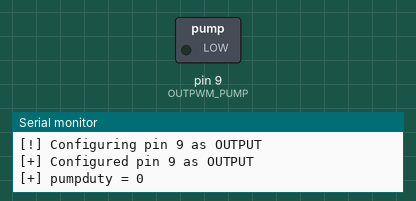
Simulated run of this sketch. Board: Arduino Nano, built with avr-gcc and run on an emulated ATmega328P. Shown: switched loads named in the sketch (green lamp = pin HIGH), the last lines printed to the serial monitor.

Above: at 0.05 s.
At 9.37 s:
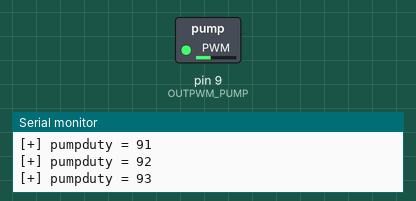
At 19.91 s:
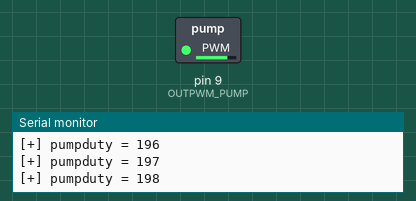
At 39.87 s:
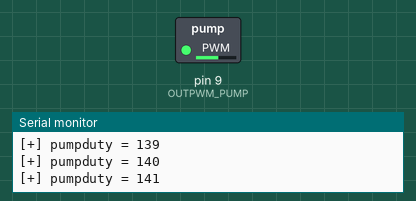
Timing chart, 0 to 40.0 s (numbered marks = the images above):
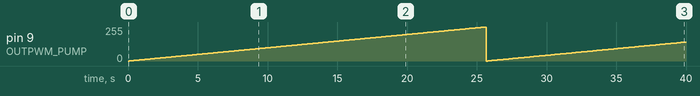

Measured:
- by itself, pin 9 (OUTPWM_PUMP): 0/255 → 1/255 at 0.10 s, → 2/255 0.10 s later, → 3/255 0.10 s later, → 4/255 0.10 s later, … (398 changes in this stretch)

The sketch:

pump_pwm_tests.ino
```cpp
/**@file teslaBMSBL.ino */
#include <Arduino.h>
#include "CONFIG.h"

#define CPU_RESTART_ADDR (uint32_t *)0xE000ED0C
#define CPU_RESTART_VAL 0x5FA0004
#define CPU_RESTART (*CPU_RESTART_ADDR = CPU_RESTART_VAL);


char buffer[200];

void setup() {
  Serial.begin(115200);
  //Serial.begin(9600);
  Serial.setTimeout(15);
  sprintf (buffer, "[!] Configuring pin %d as OUTPUT\n", OUTPWM_PUMP);
  Serial.print (buffer);
  pinMode(OUTPWM_PUMP, OUTPUT); //PWM use analogWrite(OUTPWM_PUMP, 0-255);
  sprintf (buffer,"[+] Configured pin %d as OUTPUT\n", OUTPWM_PUMP);
  Serial.print (buffer);
}

void loop()
{
  unsigned char pumpduty = 0;
  for (;;) {
    analogWrite(OUTPWM_PUMP, pumpduty);
    sprintf (buffer,"[+] pumpduty = %d\n", pumpduty++);
    Serial.print (buffer);
    delay(100);
  }
}
```

CONFIG.h
```cpp
#pragma once

#include <Arduino.h>

//enable testing mode that simply cycles through all states instead of triggers
//#define STATECYCLING 1

#define FAULT_DEBOUNCE_COUNT 3

///////////////////////////////////
// Teensy pin configuration      //
///////////////////////////////////
//side 1
//#define SERIAL1_RX          0
//#define SERIAL1_TX          1
#define OUTL_12V_BAT_CHRG     2     //Drive low to turn the DC2DC converter to charge the 12V battery
#define CAN_TX                3
#define CAN_RX                4
#define OLED_PIN_DC           5
#define INL_SOFT_RST          6     // soft reset of the teensy
#define SERIAL3_RX            7     // from Tesla BMS
#define SERIAL3_TX            8     // to Tesla BMS
#define OUTPWM_PUMP           9     // PWM to coolant pump
#define OLED_PIN_CS           10
#define OLED_PIN_MOSI         11
#define INL_WATER_SENS1       12    // battery enclosure water sensor 1

//side 2
#define OLED_PIN_SCK          13    //LED
#define INL_WATER_SENS2       14    // battery enclosure water sensor 2
#define OLED_PIN_RESET        15
#define INL_BAT_PACK_FAULT    16    //Tesla Battery pack fault.
#define INL_BAT_MON_FAULT     17    //Battery Monitor Fault.
#define INL_EVSE_DISC         18    //Electric Vehicle Supply Equipment Disconnected (from EVCC).
#define INH_RUN               19    //RUN signal from power relay with voltage divider from 12V to 3.3V.
#define INL_CHARGING          20    //CHARGING signal from EVCC.
#define INA_12V_BAT           A7    //PIN21 12v battery monitor. Analog input with 12V to 3.3V voltage divider.
#define OUTL_EVCC_ON          22    //drive low to power on EVCC. Cycling this signal will force a new charge cycle.
#define OUTL_NO_FAULT         23    //drive low to signal no fault to EVCC. Required for EVCC to charge.

//top side
//short P and G to reset board into program mode using push button

//Set to the proper port for your USB connection - SerialUSB on Due (Native) or Serial for Due (Programming) or Teensy
#define SERIALCONSOLE   Serial

#define VERSION 1
#define CANBUS_SPEED 500000
#define CANBUS_ADDRESS 1
#define OVER_V_SETPOINT 4.2f
#define UNDER_V_SETPOINT 3.0f
//stop charging (if possible)
#define MAX_CHARGE_V_SETPOINT 4.1f
//cycle charger to force a charging cycle
#define CHARGER_CYCLE_V_SETPOINT 3.9f
//issue a warning on OLED and serial console if a cell is that close to a OV or UV fault.
#define WARN_CELL_V_OFFSET 0.1f

/*
 * cooling system setings
 */
#define FLOOR_DUTY_COOLANT_PUMP 0.25f // 0.0 - 1.0
#define COOLING_LOWT_SETPOINT 25.0f  //threashold at wich coolant pump gradually increases duty up to max.
#define COOLING_HIGHT_SETPOINT 35.0f //threshold at wich coolant pump is at maximum duty

#define OVER_T_SETPOINT 40.0f       //Tesla seam to allow reaching 45C while supercharging
#define UNDER_T_SETPOINT -10.0f
//issue a warning on OLED and serial console if T is that close to a OT or UT fault.
#define WARN_T_OFFSET 5.0f
//start precision balancing when highest cell reaches this setpoint (taken from tom debree)
#define PRECISION_BALANCE_V_SETPOINT 3.9f
//precision balance all cells above the lowest cell by this offset (taken from tom debree)
#define PRECISION_BALANCE_CELL_V_OFFSET 0.04f
//start rough balancing when highest cell reaches this setpoint
#define ROUGH_BALANCE_V_SETPOINT 3.4f
//rough balance all cells above the lowest cell by this offset
#define ROUGH_BALANCE_CELL_V_OFFSET 0.10f
//DC 2 DC 12V battery charging cycle trigger
#define DC2DC_CYCLE_V_SETPOINT 12.0f
//DC 2 DC 12V battery charging cycle time in seconds
#define DC2DC_CYCLE_TIME_S 3600
//12V battery OV setpoint
#define BAT12V_OVER_V_SETPOINT 14.5f
//12V battery UV setpoint
#define BAT12V_UNDER_V_SETPOINT 10.0f
//12V battery ADC devisor 0-1023 -> 0-15V
//#define BAT12V_SCALING_DIVISOR 68.0f
#define BAT12V_SCALING_DIVISOR 62.89f
```
